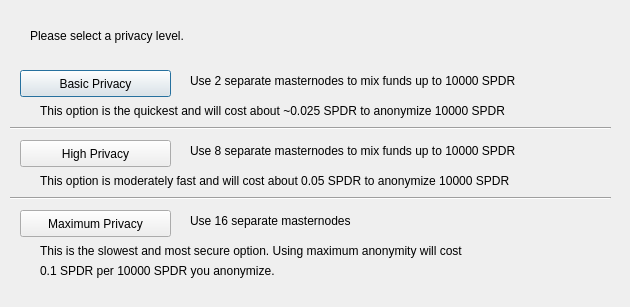
<?xml version="1.0" encoding="UTF-8"?>
<ui version="4.0">
 <class>DarksendConfig</class>
 <widget class="QDialog" name="DarksendConfig">
  <property name="geometry">
   <rect>
    <x>0</x>
    <y>0</y>
    <width>630</width>
    <height>307</height>
   </rect>
  </property>
  <property name="windowTitle">
   <string>Configure Darksend</string>
  </property>
  <widget class="QPushButton" name="buttonBasic">
   <property name="geometry">
    <rect>
     <x>20</x>
     <y>70</y>
     <width>151</width>
     <height>27</height>
    </rect>
   </property>
   <property name="text">
    <string>Basic Privacy</string>
   </property>
  </widget>
  <widget class="QPushButton" name="buttonHigh">
   <property name="geometry">
    <rect>
     <x>20</x>
     <y>140</y>
     <width>151</width>
     <height>27</height>
    </rect>
   </property>
   <property name="text">
    <string>High Privacy</string>
   </property>
  </widget>
  <widget class="QPushButton" name="buttonMax">
   <property name="geometry">
    <rect>
     <x>20</x>
     <y>210</y>
     <width>151</width>
     <height>27</height>
    </rect>
   </property>
   <property name="text">
    <string>Maximum Privacy</string>
   </property>
  </widget>
  <widget class="QLabel" name="label">
   <property name="geometry">
    <rect>
     <x>30</x>
     <y>20</y>
     <width>571</width>
     <height>31</height>
    </rect>
   </property>
   <property name="text">
    <string>Please select a privacy level.</string>
   </property>
  </widget>
  <widget class="QLabel" name="label_2">
   <property name="geometry">
    <rect>
     <x>190</x>
     <y>70</y>
     <width>421</width>
     <height>21</height>
    </rect>
   </property>
   <property name="text">
    <string>Use 2 separate masternodes to mix funds up to 10000 SPDR</string>
   </property>
  </widget>
  <widget class="QLabel" name="label_3">
   <property name="geometry">
    <rect>
     <x>190</x>
     <y>140</y>
     <width>411</width>
     <height>21</height>
    </rect>
   </property>
   <property name="text">
    <string>Use 8 separate masternodes to mix funds up to 10000 SPDR</string>
   </property>
  </widget>
  <widget class="QLabel" name="label_4">
   <property name="geometry">
    <rect>
     <x>190</x>
     <y>210</y>
     <width>421</width>
     <height>21</height>
    </rect>
   </property>
   <property name="text">
    <string>Use 16 separate masternodes</string>
   </property>
  </widget>
  <widget class="QLabel" name="label_6">
   <property name="geometry">
    <rect>
     <x>40</x>
     <y>100</y>
     <width>561</width>
     <height>21</height>
    </rect>
   </property>
   <property name="text">
    <string>This option is the quickest and will cost about ~0.025 SPDR to anonymize 10000 SPDR</string>
   </property>
  </widget>
  <widget class="QLabel" name="label_7">
   <property name="geometry">
    <rect>
     <x>40</x>
     <y>170</y>
     <width>561</width>
     <height>21</height>
    </rect>
   </property>
   <property name="text">
    <string>This option is moderately fast and will cost about 0.05 SPDR to anonymize 10000 SPDR</string>
   </property>
  </widget>
  <widget class="QLabel" name="label_8">
   <property name="geometry">
    <rect>
     <x>40</x>
     <y>240</y>
     <width>561</width>
     <height>21</height>
    </rect>
   </property>
   <property name="text">
    <string>This is the slowest and most secure option. Using maximum anonymity will cost</string>
   </property>
  </widget>
  <widget class="QLabel" name="label_9">
   <property name="geometry">
    <rect>
     <x>40</x>
     <y>260</y>
     <width>561</width>
     <height>21</height>
    </rect>
   </property>
   <property name="text">
    <string>0.1 SPDR per 10000 SPDR you anonymize.</string>
   </property>
  </widget>
  <widget class="Line" name="line">
   <property name="geometry">
    <rect>
     <x>10</x>
     <y>120</y>
     <width>601</width>
     <height>16</height>
    </rect>
   </property>
   <property name="orientation">
    <enum>Qt::Horizontal</enum>
   </property>
  </widget>
  <widget class="Line" name="line_2">
   <property name="geometry">
    <rect>
     <x>10</x>
     <y>190</y>
     <width>601</width>
     <height>16</height>
    </rect>
   </property>
   <property name="orientation">
    <enum>Qt::Horizontal</enum>
   </property>
  </widget>
 </widget>
 <resources/>
 <connections/>
</ui>
